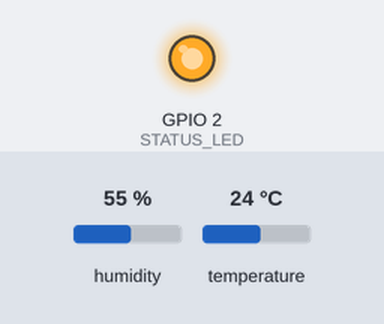
A sketch run on a simulated ESP32. Shown: output pins drawn as LEDs (lit = HIGH). Dashed ring = blinking. The inputs (shaded band) are chosen by the test bench; at power-on: humidity 55 %, temperature 24 °C. WiFi joins after 1.5 s; servers stay silent unless stated; uploads are accepted with an empty reply; what the sketch prints to the serial monitor is not drawn.

Above: at 3.6 s.
At 5.8 s:
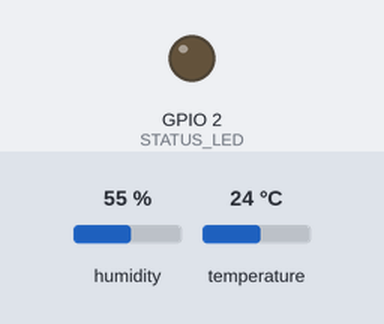
5.9 s: humidity set to 22 %
At 10.09 s:
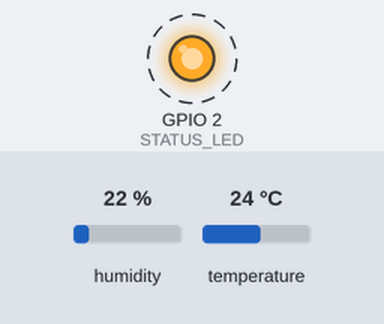
17.4 s: temperature set to 41 °C
Timing chart, 0 to 37.4 s (numbered marks = the images above; inputs shaded):
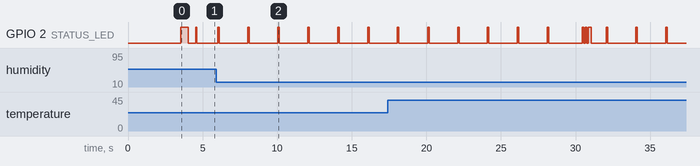

The sketch:

kamotech_esp32_dht21.ino
```cpp
/*
 * ═══════════════════════════════════════════════════════════════════
 * KAMOTECH ESP32 - DHT21 Temperature & Humidity Monitor
 * ═══════════════════════════════════════════════════════════════════
 *
 * This code reads DHT21 sensor data and sends it to Django server
 * Device Name: kamotech esp32
 *
 * Features:
 * - Reads DHT21 temperature and humidity
 * - Sends data to Django via HTTP POST
 * - Auto-reconnects to WiFi if connection lost
 * - Visual LED status indicators
 * - Serial monitoring for debugging
 *
 * ═══════════════════════════════════════════════════════════════════
 */

#include <WiFi.h>
#include <HTTPClient.h>
#include <DHT.h>
#include <ArduinoJson.h>

// ═══════════════════════════════════════════════════════════════════
// CONFIGURATION - CHANGE THESE TO MATCH YOUR SETUP
// ═══════════════════════════════════════════════════════════════════

// WiFi Credentials
const char* ssid = "YOUR_WIFI_SSID";        // Your WiFi network
const char* password = "YOUR_WIFI_PASSWORD";           // Your WiFi password

// Django Server Configuration
// ⚠️  IMPORTANT: Use your WiFi IP address (from ipconfig)
const char* serverUrl = "http://10.135.113.155:8000/iot/api/sensor-readings/";
// Your computer's WiFi IP: 10.135.113.155

// Device Configuration
const char* deviceId = "kamotech_esp32_001";
const char* deviceName = "kamotech esp32";

// DHT21 Sensor Configuration
#define DHT_PIN 14           // GPIO 14 (Yellow wire from DHT21)
#define DHT_TYPE DHT21       // DHT21 (AM2301)

// LED Status Indicator
#define STATUS_LED 2         // Built-in LED on most ESP32 boards

// Timing Configuration (in milliseconds)
#define SENSOR_READ_INTERVAL 10000   // Read sensor every 10 seconds
#define SEND_DATA_INTERVAL 30000     // Send data to server every 30 seconds
#define WIFI_RETRY_DELAY 5000        // Wait 5 seconds before WiFi reconnect

// ═══════════════════════════════════════════════════════════════════
// GLOBAL OBJECTS & VARIABLES
// ═══════════════════════════════════════════════════════════════════

DHT dht(DHT_PIN, DHT_TYPE);
HTTPClient http;

// Sensor data storage
float currentTemperature = 0.0;
float currentHumidity = 0.0;
bool sensorDataValid = false;

// Timing variables
unsigned long lastSensorRead = 0;
unsigned long lastDataSend = 0;
unsigned long lastWifiCheck = 0;

// Status tracking
int consecutiveFailures = 0;
bool ledState = false;

// ═══════════════════════════════════════════════════════════════════
// SETUP
// ═══════════════════════════════════════════════════════════════════

void setup() {
  Serial.begin(115200);
  delay(1000);

  Serial.println("\n\n");
  Serial.println("╔════════════════════════════════════════════════════════╗");
  Serial.println("║      KAMOTECH ESP32 - DHT21 MONITORING SYSTEM         ║");
  Serial.println("╚════════════════════════════════════════════════════════╝");
  Serial.println();

  // Initialize LED
  pinMode(STATUS_LED, OUTPUT);
  digitalWrite(STATUS_LED, LOW);

  // Initialize DHT sensor
  Serial.println("🌡️  Initializing DHT21 sensor...");
  dht.begin();
  delay(2000);  // DHT sensor needs time to stabilize
  Serial.println("✓ DHT21 initialized");

  // Connect to WiFi
  connectWiFi();

  // Print configuration
  printConfiguration();

  Serial.println("\n✓ System ready! Starting monitoring...\n");
  Serial.println("─────────────────────────────────────────────────────────");
}

// ═══════════════════════════════════════════════════════════════════
// MAIN LOOP
// ═══════════════════════════════════════════════════════════════════

void loop() {
  unsigned long currentMillis = millis();

  // Check WiFi connection every 30 seconds
  if (currentMillis - lastWifiCheck >= 30000) {
    if (WiFi.status() != WL_CONNECTED) {
      Serial.println("\n⚠️  WiFi connection lost! Reconnecting...");
      connectWiFi();
    }
    lastWifiCheck = currentMillis;
  }

  // Read sensor data
  if (currentMillis - lastSensorRead >= SENSOR_READ_INTERVAL) {
    readSensorData();
    lastSensorRead = currentMillis;
  }

  // Send data to server
  if (currentMillis - lastDataSend >= SEND_DATA_INTERVAL) {
    if (sensorDataValid) {
      sendDataToServer();
    } else {
      Serial.println("⚠️  No valid sensor data to send");
    }
    lastDataSend = currentMillis;
  }

  // Blink LED to show system is alive
  if (currentMillis % 2000 < 100) {
    digitalWrite(STATUS_LED, HIGH);
  } else {
    digitalWrite(STATUS_LED, LOW);
  }

  delay(100);  // Small delay to prevent watchdog timer issues
}

// ═══════════════════════════════════════════════════════════════════
// WIFI CONNECTION
// ═══════════════════════════════════════════════════════════════════

void connectWiFi() {
  Serial.println("\n📡 Connecting to WiFi...");
  Serial.print("   SSID: ");
  Serial.println(ssid);

  WiFi.mode(WIFI_STA);
  WiFi.begin(ssid, password);

  int attempts = 0;
  while (WiFi.status() != WL_CONNECTED && attempts < 20) {
    delay(500);
    Serial.print(".");
    digitalWrite(STATUS_LED, !digitalRead(STATUS_LED));  // Blink LED during connection
    attempts++;
  }

  if (WiFi.status() == WL_CONNECTED) {
    digitalWrite(STATUS_LED, HIGH);  // Solid LED when connected
    Serial.println("\n✓ WiFi Connected!");
    Serial.print("   IP Address: ");
    Serial.println(WiFi.localIP());
    Serial.print("   Signal Strength: ");
    Serial.print(WiFi.RSSI());
    Serial.println(" dBm");
  } else {
    digitalWrite(STATUS_LED, LOW);
    Serial.println("\n✗ WiFi Connection Failed!");
    Serial.println("   Will retry in 5 seconds...");
    delay(WIFI_RETRY_DELAY);
  }
}

// ═══════════════════════════════════════════════════════════════════
// SENSOR DATA READING
// ═══════════════════════════════════════════════════════════════════

void readSensorData() {
  Serial.println("\n📊 Reading DHT21 sensor...");

  float temp = dht.readTemperature();
  float hum = dht.readHumidity();

  // Check if readings are valid
  if (isnan(temp) || isnan(hum)) {
    Serial.println("✗ Failed to read from DHT21 sensor!");
    Serial.println("  Check wiring:");
    Serial.println("  - RED wire → 5V");
    Serial.println("  - YELLOW wire → GPIO 14");
    Serial.println("  - BLACK wire → GND");
    sensorDataValid = false;
    consecutiveFailures++;

    if (consecutiveFailures >= 5) {
      Serial.println("\n⚠️  WARNING: 5+ consecutive sensor failures!");
      Serial.println("  Possible issues:");
      Serial.println("  - Loose wiring");
      Serial.println("  - Faulty sensor");
      Serial.println("  - Power supply problem");
    }
    return;
  }

  // Valid reading
  currentTemperature = temp;
  currentHumidity = hum;
  sensorDataValid = true;
  consecutiveFailures = 0;

  // Print readings
  Serial.println("✓ Sensor data read successfully:");
  Serial.println("  ┌────────────────────────────┐");
  Serial.print("  │ Temperature: ");
  Serial.print(currentTemperature, 1);
  Serial.println(" °C       │");
  Serial.print("  │ Humidity:    ");
  Serial.print(currentHumidity, 1);
  Serial.println(" %        │");
  Serial.println("  └────────────────────────────┘");

  // Temperature warnings
  if (currentTemperature > 35.0) {
    Serial.println("  ⚠️  High temperature warning!");
  } else if (currentTemperature < 10.0) {
    Serial.println("  ⚠️  Low temperature warning!");
  }

  // Humidity warnings
  if (currentHumidity > 80.0) {
    Serial.println("  ⚠️  High humidity warning!");
  } else if (currentHumidity < 30.0) {
    Serial.println("  ⚠️  Low humidity warning!");
  }
}

// ═══════════════════════════════════════════════════════════════════
// SEND DATA TO DJANGO SERVER
// ═══════════════════════════════════════════════════════════════════

void sendDataToServer() {
  if (WiFi.status() != WL_CONNECTED) {
    Serial.println("✗ Cannot send data - WiFi not connected");
    return;
  }

  Serial.println("\n📤 Sending data to Django server...");

  // Create JSON payload
  StaticJsonDocument<512> doc;
  doc["device_id"] = deviceId;
  doc["device_name"] = deviceName;
  doc["temperature"] = currentTemperature;
  doc["humidity"] = currentHumidity;
  doc["timestamp"] = millis() / 1000;  // Unix timestamp in seconds

  String jsonString;
  serializeJson(doc, jsonString);

  Serial.println("  JSON Payload:");
  Serial.print("  ");
  Serial.println(jsonString);

  // Send HTTP POST request
  http.begin(serverUrl);
  http.addHeader("Content-Type", "application/json");

  int httpResponseCode = http.POST(jsonString);

  // Handle response
  if (httpResponseCode > 0) {
    Serial.print("  ✓ Server response code: ");
    Serial.println(httpResponseCode);

    if (httpResponseCode == 200 || httpResponseCode == 201) {
      Serial.println("  ✓ Data sent successfully!");

      String response = http.getString();
      if (response.length() > 0 && response.length() < 500) {
        Serial.println("  Server response:");
        Serial.print("  ");
        Serial.println(response);
      }

      // Flash LED to indicate successful send
      for (int i = 0; i < 3; i++) {
        digitalWrite(STATUS_LED, LOW);
        delay(100);
        digitalWrite(STATUS_LED, HIGH);
        delay(100);
      }
    } else {
      Serial.print("  ✗ Server returned error: ");
      Serial.println(httpResponseCode);
      String response = http.getString();
      if (response.length() > 0) {
        Serial.println("  Error details:");
        Serial.print("  ");
        Serial.println(response);
      }
    }
  } else {
    Serial.print("  ✗ HTTP request failed: ");
    Serial.println(http.errorToString(httpResponseCode));
    Serial.println("  Possible causes:");
    Serial.println("  - Django server not running");
    Serial.println("  - Incorrect server URL");
    Serial.println("  - Firewall blocking connection");
    Serial.println("  - Network issue");
  }

  http.end();
}

// ═══════════════════════════════════════════════════════════════════
// HELPER FUNCTIONS
// ═══════════════════════════════════════════════════════════════════

void printConfiguration() {
  Serial.println("\n📋 Configuration:");
  Serial.println("  ┌────────────────────────────────────────────┐");
  Serial.print("  │ Device ID:   ");
  Serial.print(deviceId);
  for (int i = strlen(deviceId); i < 29; i++) Serial.print(" ");
  Serial.println("│");
  Serial.print("  │ Device Name: ");
  Serial.print(deviceName);
  for (int i = strlen(deviceName); i < 29; i++) Serial.print(" ");
  Serial.println("│");
  Serial.print("  │ DHT Pin:     GPIO ");
  Serial.print(DHT_PIN);
  Serial.println("                        │");
  Serial.print("  │ Server URL:  ");
  Serial.println(serverUrl);
  Serial.println("  │                                            │");
  Serial.print("  │ Read Interval:  ");
  Serial.print(SENSOR_READ_INTERVAL / 1000);
  Serial.println(" seconds              │");
  Serial.print("  │ Send Interval:  ");
  Serial.print(SEND_DATA_INTERVAL / 1000);
  Serial.println(" seconds              │");
  Serial.println("  └────────────────────────────────────────────┘");
}

// ═══════════════════════════════════════════════════════════════════
// END OF CODE
// ═══════════════════════════════════════════════════════════════════
```
